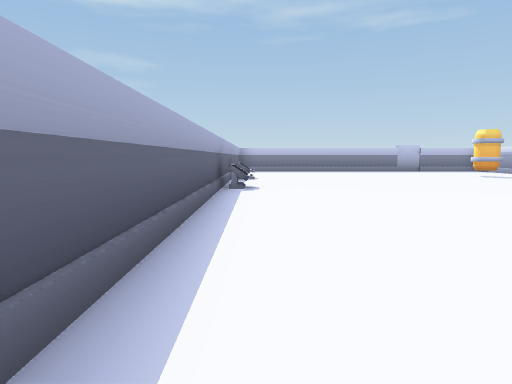
view 1 (above)

14 first-person views from a walk through a scene from a Unity 3-D project. The camera is 0.62 m above the floor, tilts 6° down and sees 75° across. The floor is counted in squares, 1 m on a side. Each view is taken from the middle of a square. On the plan, view 1 faces up. The plan holds only what a view shows up to about 10 squares ahead; the rest is blank. The place goes on beyond the plan.

view 2
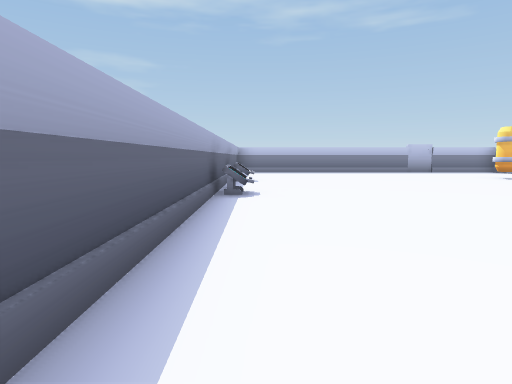

view 3
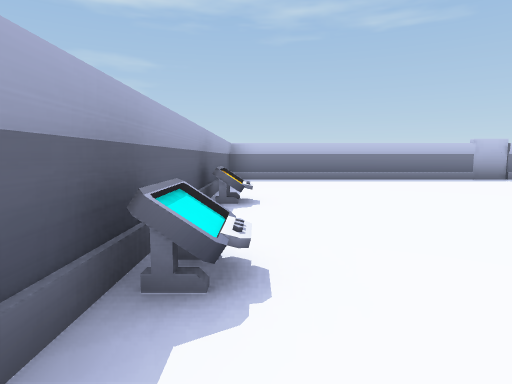

view 4
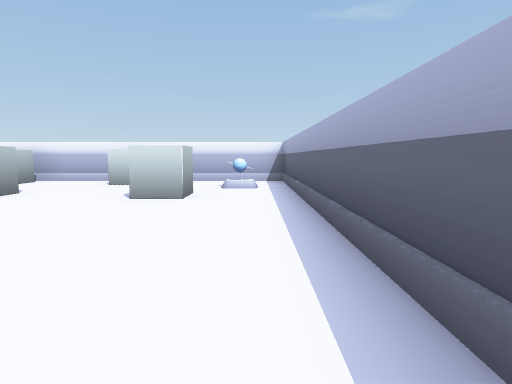

view 5
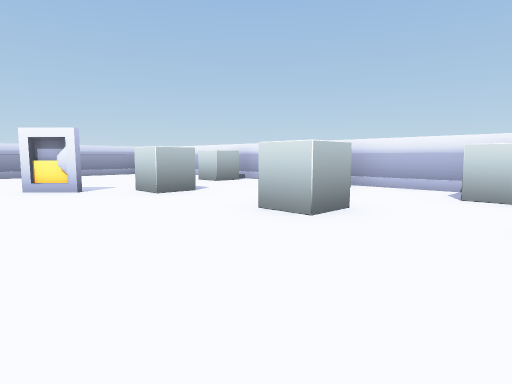

view 6
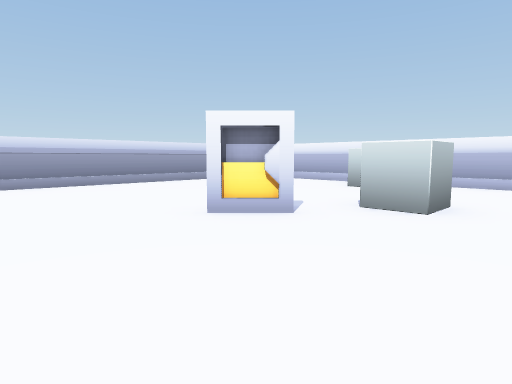

view 7
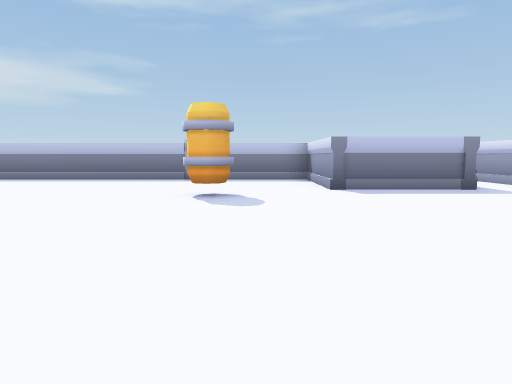

view 8
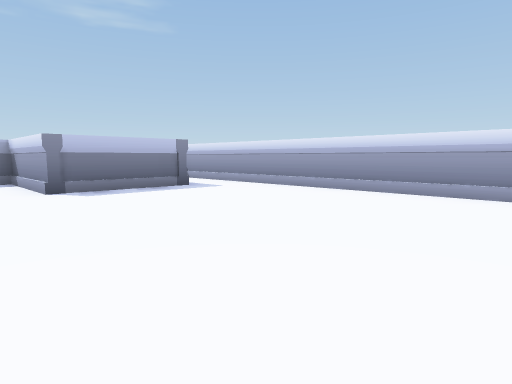

view 9
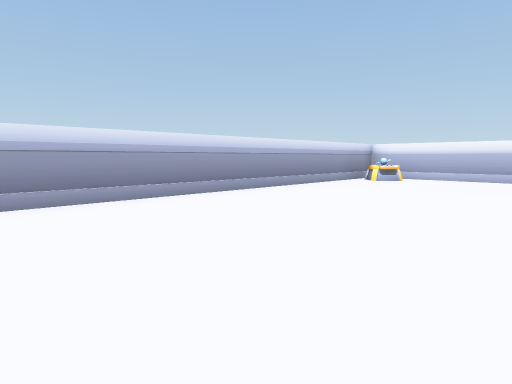

view 10
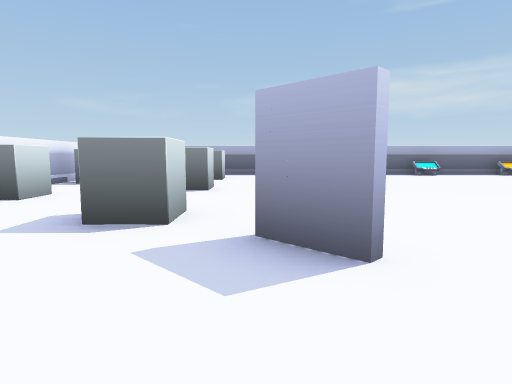

view 11
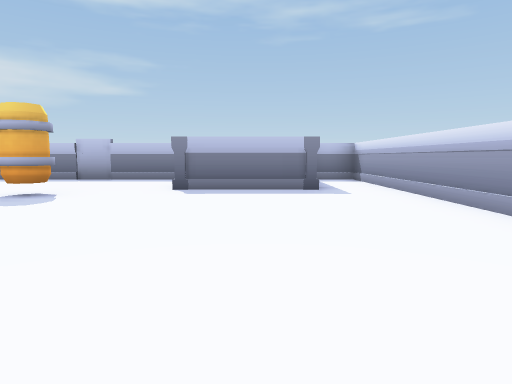

view 12
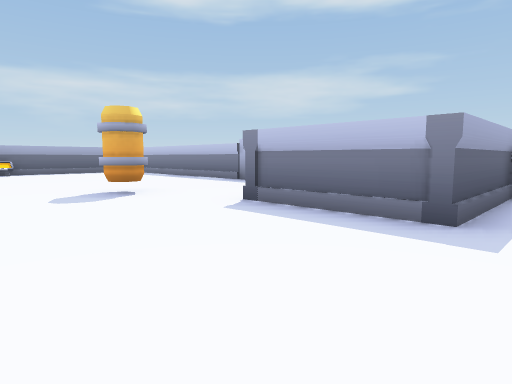

view 13
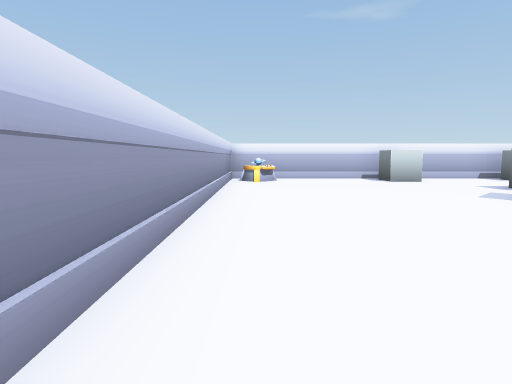

view 14
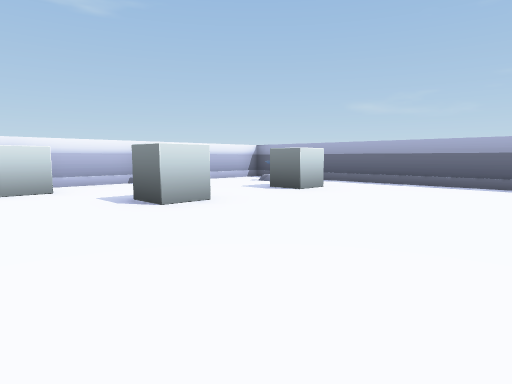

### Floor plan
Points are (right, up) in squares from view 1. A wall is a line through its corners. A room is listed if a view was taken in it or the views show most of it. See-through windows are left out.
Room 1 (views 1, 2, 3, 4, 5, 6, 7, 8, 9, 10, 11, 12, 13, 14)
walls: (7.2, -0.6) (7.2, 0.2) (8, 0.2) (8, -0.6); (2.6, -2.4) (3.4, -2.4); (5.4, -3.2) (5.4, -2.4) (6.2, -2.4) (6.2, -3.2); (8.8, -3.2) (8.8, -2.4) (9.6, -2.4) (9.6, -3.2); (5.6, 14.3) (-0.7, 14.3) (-0.7, -3.7) (13.7, -3.7) (13.7, 14.3) (12.2, 14.3) (12.2, 11.3) (9.5, 11.3) (9.5, 14.3) (6.9, 14.3)
objects: other object (0, -2); other object (0, 7); other object (0, 10); other object (6, 14); other object (7, 10) to (7, 11); other object (8, 1) to (9, 2); other object (13, -3)

Positions as (right, up) in squares from view 1, and headings:
1: (0, 0), facing up
2: (0, 1), facing up
3: (0, 5), facing up
4: (0, 5), facing down
5: (2, 3), facing down-right
6: (6, 4), facing down-right
7: (8, 5), facing up
8: (8, 5), facing up-right
9: (9, 6), facing down-right
10: (11, 1), facing left
11: (11, 5), facing up
12: (13, 8), facing up-left
13: (13, 6), facing down
14: (7, 4), facing down-left
